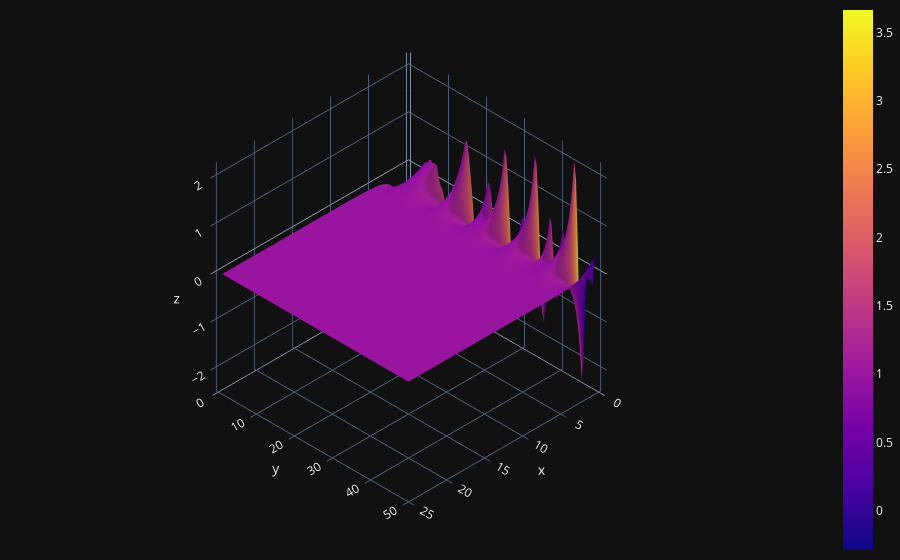

Notebook cell for this chart:
### Code cell
import plotly.graph_objects as go
X = np.linspace(.5,25, 100)
Y = np.linspace(1,50, 100)

X,Y = np.meshgrid(X,Y)
S = X+Y*1j
#Z=(1/(1-2**(1-X-Y*1j)))
Z=Eta(S)*(1/(1-2**(1-S)))

fig = (go.Figure(data=[go.Surface(z=np.imag(Z), x=X, y=Y, surfacecolor=np.real(Z))]))

fig.update_layout(template= "plotly_dark", margin=dict(l=0, r=0, b=0, t=0))
fig.layout.scene.camera.projection.type = "orthographic"
fig.show()

### Figure 1 — Plotly figure (JSON) as saved in the notebook; plotly's stock layout.template omitted (floating-point values rounded to 4 significant figures; data arrays with more than 128 entries replaced by an {"elided": "..."} marker saying what was removed)
{"data": [{"surfacecolor": {"elided": "100x100 float values"}, "type": "surface", "x": {"elided": "100x100 float values"}, "y": {"elided": "100x100 float values"}, "z": {"elided": "100x100 float values"}}], "layout": {"margin": {"b": 0, "l": 0, "r": 0, "t": 0}, "scene": {"camera": {"projection": {"type": "orthographic"}}}}}
